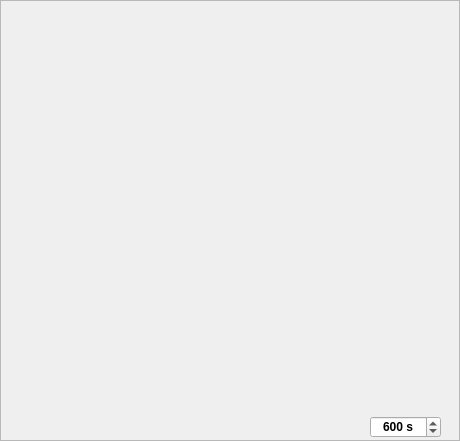
<?xml version="1.0" encoding="UTF-8"?>
<ui version="4.0">
 <class>PlotFrame</class>
 <widget class="QFrame" name="PlotFrame">
  <property name="geometry">
   <rect>
    <x>0</x>
    <y>0</y>
    <width>460</width>
    <height>441</height>
   </rect>
  </property>
  <property name="windowTitle">
   <string>Frame</string>
  </property>
  <property name="frameShape">
   <enum>QFrame::StyledPanel</enum>
  </property>
  <property name="frameShadow">
   <enum>QFrame::Raised</enum>
  </property>
  <widget class="QCustomPlot" name="customPlot" native="true">
   <property name="geometry">
    <rect>
     <x>10</x>
     <y>10</y>
     <width>450</width>
     <height>400</height>
    </rect>
   </property>
  </widget>
  <widget class="QSpinBox" name="sbSpan">
   <property name="geometry">
    <rect>
     <x>370</x>
     <y>416</y>
     <width>71</width>
     <height>22</height>
    </rect>
   </property>
   <property name="font">
    <font>
     <weight>75</weight>
     <bold>true</bold>
    </font>
   </property>
   <property name="alignment">
    <set>Qt::AlignCenter</set>
   </property>
   <property name="buttonSymbols">
    <enum>QAbstractSpinBox::UpDownArrows</enum>
   </property>
   <property name="suffix">
    <string> s</string>
   </property>
   <property name="minimum">
    <number>120</number>
   </property>
   <property name="maximum">
    <number>3600</number>
   </property>
   <property name="singleStep">
    <number>60</number>
   </property>
   <property name="value">
    <number>600</number>
   </property>
  </widget>
 </widget>
 <customwidgets>
  <customwidget>
   <class>QCustomPlot</class>
   <extends>QWidget</extends>
   <header>qcustomplot.h</header>
   <container>1</container>
  </customwidget>
 </customwidgets>
 <resources/>
 <connections/>
</ui>
